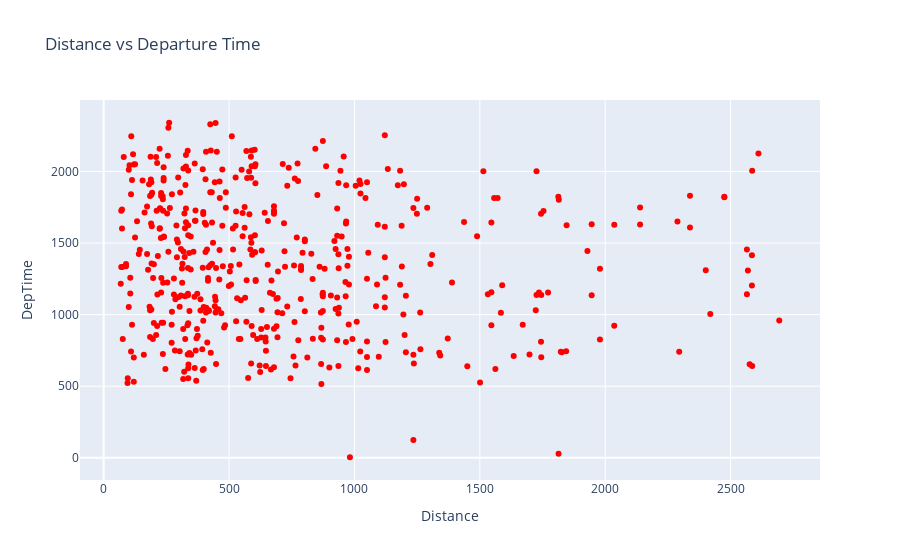

Notebook code cell kept with this figure:
### Markdown cell above
Learn more about usage of scatter plot [here](https://plotly.com/python/line-and-scatter/?utm_medium=Exinfluencer&utm_source=Exinfluencer&utm_content=000026UJ&utm_term=10006555&utm_id=NA-SkillsNetwork-Channel-SkillsNetworkCoursesIBMDeveloperSkillsNetworkDV0101ENSkillsNetwork20297740-2021-01-01)

#### Idea: How departure time changes with respect to airport distance

### Code cell
# First we create a figure using go.Figure and adding trace to it through go.scatter
fig = go.Figure(data=go.Scatter(x=data['Distance'], y=data['DepTime'], mode='markers', marker=dict(color='red')))
# Updating layout through `update_layout`. Here we are adding title to the plot and providing title to x and y axis.
fig.update_layout(title='Distance vs Departure Time', xaxis_title='Distance', yaxis_title='DepTime')
# Display the figure
fig.show()

### Figure 1 — Plotly figure (JSON) as saved in the notebook; plotly's stock layout.template omitted (floating-point values rounded to 4 significant figures; data arrays with more than 128 entries replaced by an {"elided": "..."} marker saying what was removed)
{"data": [{"marker": {"color": "red"}, "mode": "markers", "type": "scatter", "x": {"elided": "500 int values"}, "y": {"elided": "500 int values"}}], "layout": {"autosize": true, "title": {"text": "Distance vs Departure Time"}, "xaxis": {"autorange": true, "range": [-91.24, 2853.0], "title": {"text": "Distance"}, "type": "linear"}, "yaxis": {"autorange": true, "range": [-167.1, 2511.0], "title": {"text": "DepTime"}, "type": "linear"}}}
